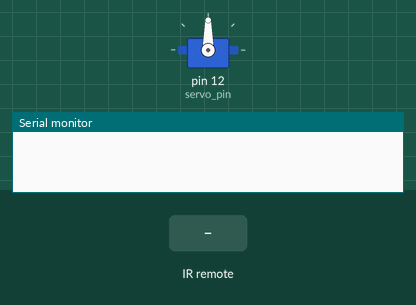
Recording of a sketch running on a simulated Arduino Uno, built with avr-gcc and run on an emulated ATmega328P. On the bench: servo, the last lines printed to the serial monitor. The test bench sets the inputs (shaded band).

Above: at 0.6 s.
At 1.2 s:
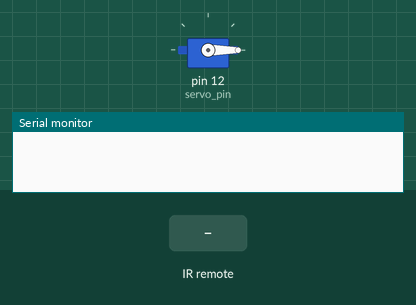
1.3 s: infrared code 0x1B received
At 1.9 s:
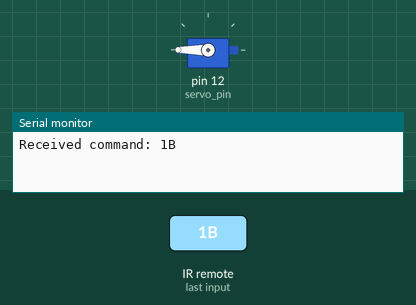
4.3 s: infrared code 0x1A received
Timing chart, 0 to 13.3 s (numbered marks = the images above; inputs shaded):
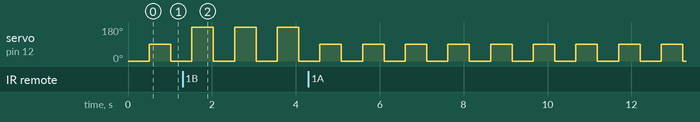

Measured:
- by itself, servo on pin 12 (servo_pin): alternates 90° for 0.51 s and 0° for 0.50 s

The sketch:

receive.ino
```cpp
#include <IRremote.h>
#define IR_RECEIVE_PIN 2
#define IR_VCC_PIN 3
#define IR_GND_PIN 4
//
uint32_t command;
//
#include <Servo.h>
const int servo_pin = 12;
Servo servo;
int degree = 90;
int servo_count_delay = 0;
int servo_max_delay = 100;

void setup() {
  Serial.begin(9600);
  IrReceiver.begin(IR_RECEIVE_PIN);  // Start the receiver
  pinMode(IR_VCC_PIN, OUTPUT);
  pinMode(IR_GND_PIN, OUTPUT);
  digitalWrite(IR_VCC_PIN, HIGH);
  digitalWrite(IR_GND_PIN, LOW);
  //
  servo.attach(servo_pin);
}

void loop() {
  if (IrReceiver.decode()) {
    command = IrReceiver.decodedIRData.command;
    Serial.print("Received command: ");
    Serial.println(command, HEX);
    //
    if (command == 0x1A) {
      degree = 90;
    } else if (command == 0x1B) {
      degree = 180;
    }
    //
    IrReceiver.resume();  // Enable receiving of the next value
  }

  if (servo_count_delay == 0) {
    servo.write(0);
  } else if (servo_count_delay == (servo_max_delay >> 1)) {
    servo.write(degree);
  }
  servo_count_delay++;
  if (servo_count_delay > servo_max_delay)
    servo_count_delay = 0;
  delay(10);
}
```
